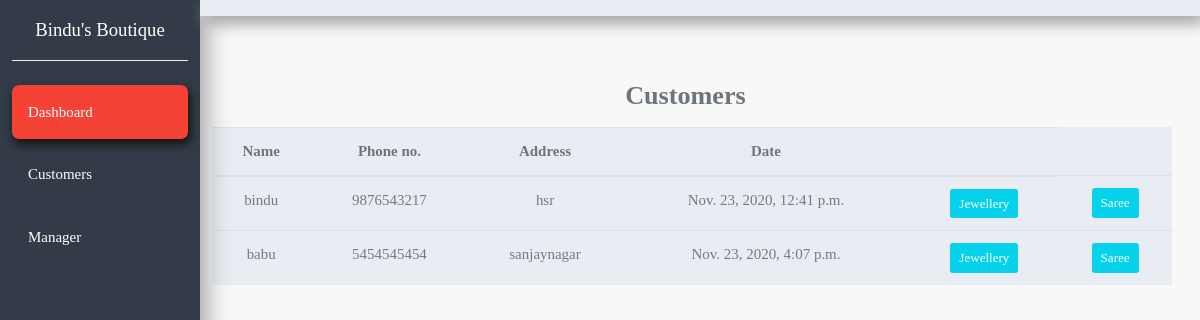
The app's page /customers/ with its own data.
### crm/models.py (models this page shows, shortened)
class Customer(models.Model):
    name = models.CharField(max_length=200, null=True)
    phone = models.CharField(max_length=200, null=True)
    address = models.CharField(max_length=200, null=True)
    date_created = models.DateTimeField(auto_now_add=True, null=True)

### crm/views.py (the view)
# urls.py: path('customers/', views.customers, name="customers"),
def customers(request):
    customers = Customer.objects.all()
    return render(request, 'crm/customers.html',{'customers' : customers})

### crm/templates/crm/customers.html (shortened to what this page needs)
{% extends 'crm/base.html'%}
{% block content %}
<section>
    <div class="container-fluid">
      <div class="row mb-5">
        <div class="col-xl-10 col-lg-9 col-md-8 ml-auto mt-5">
          <div class="row align-items-center">
            <div class="col mt-3 mr-3">
                <h3 class="text-muted text-center mb-3">Customers&nbsp;&nbsp;<a data-toggle="modal" href="#customerModal"></a></h3>
                <table class="table table-striped bg-light text-center">
                <thead>
                  <tr class="text-muted">
                    <th>Name</th>
                    <th>Phone no.</th>
                    <th>Address</th>
                    <th>Date</th>
                    <th></th>
                  </tr>
                </thead>
                <tbody>
                  {%  for customer in customers %}
                    <tr>
                      <td>{{customer.name}}</td>
                      <td>{{customer.phone}}</td>
                      <td>{{customer.address}}</td>
                      <td>{{customer.date_created}}</td>
                      <td><a href="{% url 'customer_detail' customer.id %}?category=J" class="btn btn-sm btn-info">Jewellery</a></td>
                      <td><a href="{% url 'customer_detail' customer.id %}?category=S" class="btn btn-sm btn-info">Saree</a></td>
                    </tr>
                  {% endfor %}
                </tbody>
              </table>
            </div>
          </div>
        </div>
      </div>
    </div>
</section>
{% endblock %}

### static/css/base.css (style rules this page uses)
body { font-family: 'Montserrat', sans-serif; background-color: #eee; }

### records on screen
Customer: name "bindu", phone "9876543217", address "hsr", date_created "Nov. 23, 2020, 12:41 p.m."
Customer: name "babu", phone "5454545454", address "sanjaynagar", date_created "Nov. 23, 2020, 4:07 p.m."
